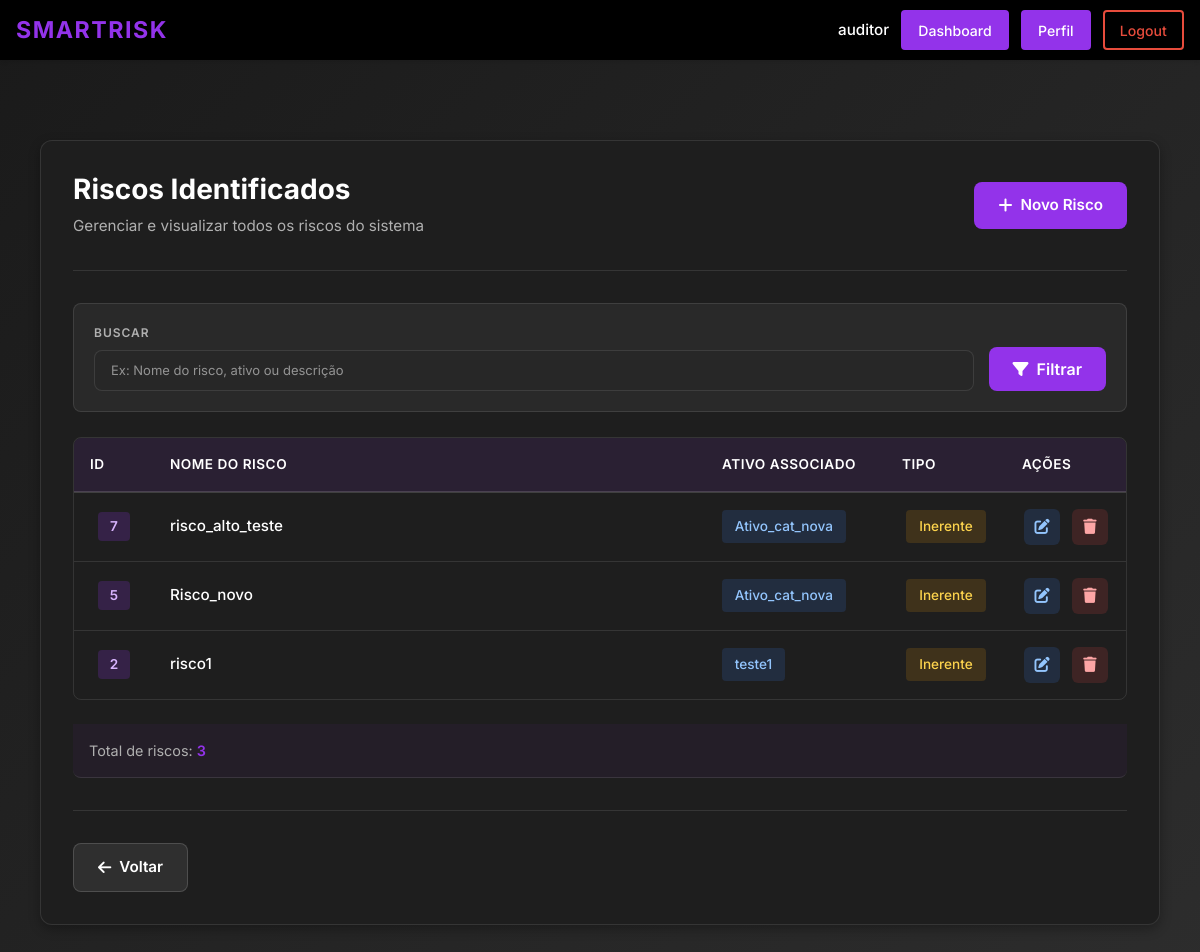
Before: /lista_riscos/ (signed in) with the older database file.
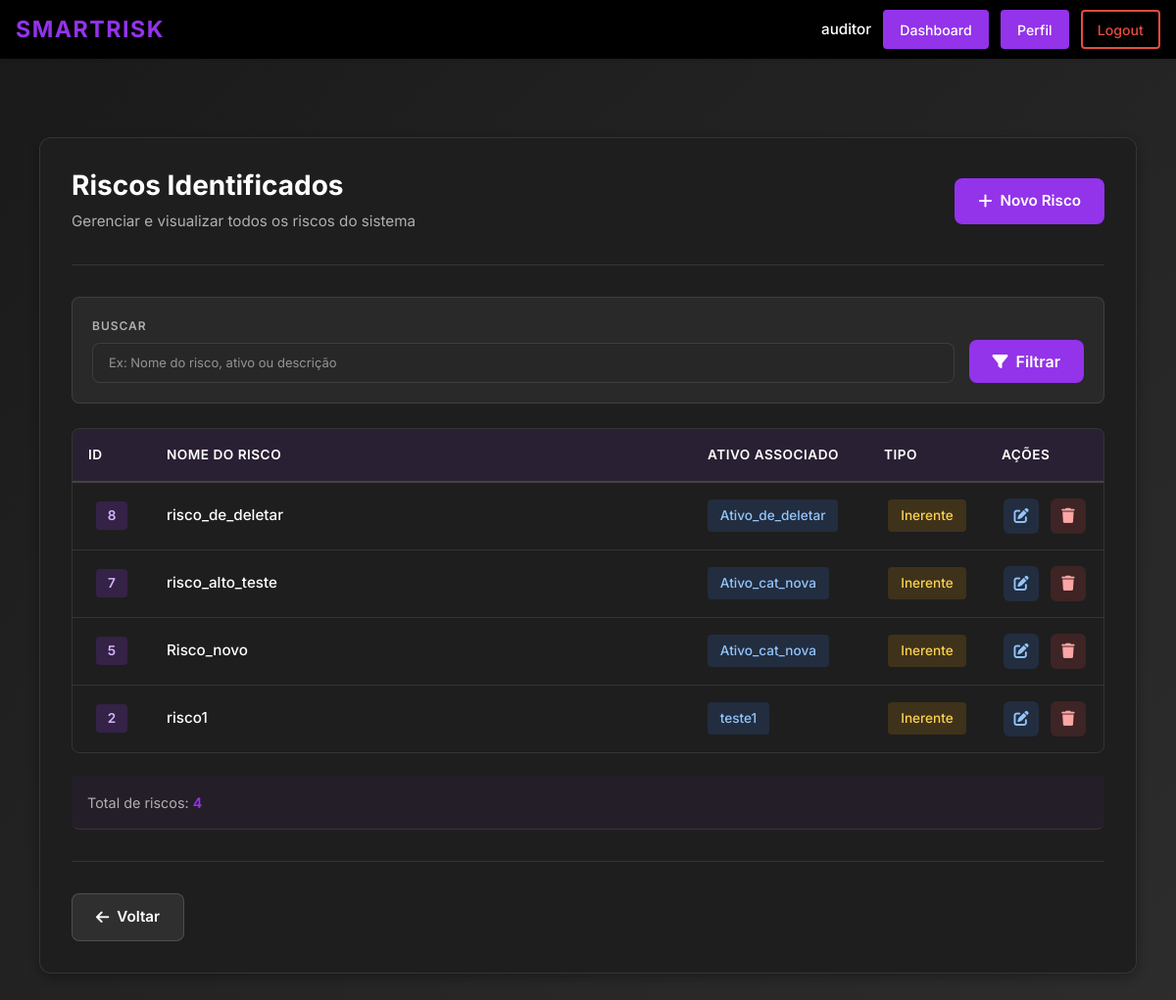
After: the same page with the newer database file.
### ismsapp/models.py (models this page shows, shortened)
class Risco(models.Model):
    class Tipo(models.TextChoices):
        INERENTE = "inerente", "Inerente"
        RESIDUAL = "residual", "Residual"
    """The asset that is exposed to this risk. Each risk is linked to exactly one asset, but an asset can have multiple risks."""
    ativo = models.ForeignKey(
        Ativo,
        on_delete = models.CASCADE,
        related_name = "riscos",
        help_text = "O ativo que é exposto a este risco.",
    )
    """The name or title of the risk."""
    nome = models.CharField(
        max_length = 255,
        blank = False,
        help_text = "Nome ou título do risco.",
    )
    """Indicates whether this record is an inherent or residual risk assessment. This field is mainly for labelling and filtering purposes, as the actual scores are determined by the respective FK fields. In practice, most scenarios will have both an inherent and a residual assessment within the same Risco record, but this field allows explicit categorization when needed."""
    tipo = models.CharField(
        max_length = 10,
        choices = Tipo.choices,
        help_text = "Indica se este registro está rotulado como uma avaliação de risco inerente ou residual.",
    )
    """Detailed description of the risk scenario, including how the associated threats could exploit vulnerabilities in the asset and what the potential consequences would be. This should provide enough context to understand the nature of the risk and inform the assessment and treatment process."""
    descricao = models.TextField(
        help_text = "Descrição completa do cenário de risco: o que poderia acontecer, por quê, e qual seria o impacto.",
    )
    """The severity of the impact if this risk materialises and no controls are in place. This FK references a Consequencia record that defines the inherent consequence level for this risk scenario."""
    consequencia_inerente = models.ForeignKey(
        Consequencia,
        on_delete = models.PROTECT,
        related_name = "riscos_inerentes",
        null = True,
        blank = True,
        help_text = "A severidade do impacto se este risco materializar e não houver controles em vigor.",
    )
    """The likelihood that this risk will occur if no controls are in place. This FK references a Probabilidade record that defines the inherent probability level for this risk scenario."""
    probabilidade_inerente = models.ForeignKey(
        Probabilidade,
        on_delete = models.PROTECT,
        related_name = "riscos_inerentes",
        null = True,
        blank = True,
        help_text = "A probabilidade de este risco ocorrer sem qualquer controle em vigor.",
    )
    """The overall inherent risk level derived from combining the inherent consequence and probability scores. This FK references a Nivel record that defines the inherent risk level for this scenario. The Nivel records linked here should be of the 'Inerente' type to reflect that they are part of the inherent risk assessment."""
    nivel_inerente = models.ForeignKey(
        Nivel,
        on_delete = models.PROTECT,
        related_name = "riscos_inerentes",
        limit_choices_to = {"tipo": Nivel.Tipo.INERENTE},
        null = True,
        blank = True,
        help_text = (
            "O nível geral de risco inerente derivado da combinação da consequência "
            "e da probabilidade inerentes (ex.: 'Crítico', 'Alto')."
        ),
    )
    """The numerical value of the inherent risk, calculated as probability × consequence."""
    valor_risco_inerente = models.DecimalField(
        max_digits = 5,
        decimal_places = 2,
        null = True,
        blank = True,
        help_text = "Valor numérico do risco inerente (probabilidade × consequência).",
    )
    """The severity of the impact after the planned controls or mitigations have been applied. This FK references a Consequencia record that defines the residual consequence level for this risk scenario."""
    consequencia_residual = models.ForeignKey(
        Consequencia,
        on_delete = models.PROTECT,
        related_name = "riscos_residuais",
        null = True,
        blank = True,
        help_text = "A severidade do impacto após a aplicação dos controles ou mitigações planejados.",
    )
    """The likelihood that this risk will still occur after the planned controls or mitigations have been applied. This FK references a Probabilidade record that defines the residual probability level for this risk scenario."""
    probabilidade_residual = models.ForeignKey(
        Probabilidade,
        on_delete = models.PROTECT,
        related_name = "riscos_residuais",
        null = True,
        blank = True,
        help_text = "A probabilidade de este risco ainda ocorrer após a aplicação dos controles.",
    )
    """The overall residual risk level derived from combining the residual consequence and probability scores. This FK references a Nivel record that defines the residual risk level for this scenario. The Nivel records linked here should be of the 'Residual' type to reflect that they are part of the residual risk assessment. This is the target level the organisation aims to reach through treatment."""
    nivel_residual = models.ForeignKey(
        Nivel,
        on_delete = models.PROTECT,
        related_name = "riscos_residuais",
        limit_choices_to = {"tipo": Nivel.Tipo.RESIDUAL},
        null = True,
        blank = True,
        help_text = (
            "O nível geral de risco residual derivado da combinação da consequência "
            "e da probabilidade residuais. Este é o nível alvo que a organização "
            "pretende alcançar por meio do tratamento."
        ),
    )
    """The numerical value of the residual risk, calculated as probability × consequence after controls."""
    valor_risco_residual = models.DecimalField(
        max_digits = 5,
        decimal_places = 2,
        null = True,
        blank = True,
        help_text = "Valor numérico do risco residual após aplicação dos controles.",
    )
    """The treatment plans selected to address this risk. More than one treatment can apply (e.g. mitigar + compartilhar), and a single treatment plan can be linked to multiple risks if it addresses common scenarios."""
    tratamentos = models.ManyToManyField(
        Tratamento,
        related_name = "riscos",
        blank = True,
        help_text = (
            "Os planos de tratamento selecionados para lidar com este risco. "
            "Mais de um tratamento pode ser aplicado (e.g. mitigar + compartilhar)."
        ),
    )
    class Meta:
        verbose_name = "Risco"
        verbose_name_plural = "Riscos"

class Ativo(models.Model):
    """Name/identifier of the asset (e.g., 'Servidor de Banco de Dados Prod-01')."""
    nome = models.CharField(
        max_length=255,
        default="Ativo",
        help_text="Nome único ou identificador do ativo (ex.: 'Servidor de Banco de Dados Prod-01').",
    )
    """Foreign key to the asset category that classifies this asset."""
    categoria = models.ForeignKey(
        CategoriaAtivo,
        on_delete=models.SET_NULL,
        null=True,
        related_name="ativos",
        help_text="Categoria que classifica este ativo.",
    )
    """Numeric score for the Confidentiality dimension, indicating how sensitive the asset's information is. Higher values mean greater damage if data is disclosed without authorization."""
    confidencialidade = models.PositiveSmallIntegerField(
        verbose_name = "Confidencialidade (C)",
        default = 0,
        help_text = (
            "Grau de sensibilidade das informações deste ativo. "
            "Uma pontuação mais alta indica maior prejuízo caso os dados sejam divulgados sem autorização."
        ),
    )
    """Numeric score for the Integrity dimension, indicating how critical it is that the asset's data remains accurate and unaltered. Higher values mean greater harm if data is modified or corrupted."""
    integridade = models.PositiveSmallIntegerField(
        verbose_name = "Integridade (I)",
        default = 0,
        help_text = (
            "Grau de criticalidade do dado deste ativo. "
            "Uma pontuação mais alta indica maior dano se os dados forem modificados ou corrompidos."
        ),
    )
    """Numeric score for the Availability dimension, indicating how important it is that the asset is accessible when needed. Higher values mean more severe impact if the asset becomes unavailable."""
    disponibilidade = models.PositiveSmallIntegerField(
        verbose_name = "Disponibilidade (D)",
        default = 0,
        help_text = (
            "Grau de importância do acesso a este ativo quando necessário. "
            "Uma pontuação mais alta indica impacto mais severo se o ativo se tornar indisponível."
        ),
    )
    """The Privacy dimension score, indicating how much the asset handles personal data subject to privacy regulations. Higher values mean greater exposure to privacy-related obligations and risks."""
    privacidade = models.PositiveSmallIntegerField(
        verbose_name = "Privacidade (P)",
        default = 0,
        help_text = (
            "O grau em que este ativo lida com dados pessoais sujeitos a regulamentações de privacidade. "
            "Uma pontuação mais alta indica maior exposição a obrigações e riscos relacionados à privacidade."
        ),
    )
    """Composite CIDP weight calculated from the four dimension scores previously defined. This value is used in risk scoring to reflect the overall criticality of the asset. Consider overriding the save() method or using a @property to automatically keep this value in sync whenever any of the individual dimension scores are updated."""
    peso_cidp = models.DecimalField(
        max_digits = 5,
        decimal_places = 2,
        default = 0,
        help_text = (
            "Peso composto CIDP calculado a partir das quatro pontuações de dimensão acima. "
        ),
    )
    class Meta:
        verbose_name = "Ativo"
        verbose_name_plural = "Ativos"

### ismsapp/views.py (the view)
# urls.py: path("lista_riscos/", views.ReadRiscoView.as_view(), name="lista_riscos"),
class ReadRiscoView(View):
    template_name = "ismsapp/lista_riscos.html"
    def _check_permission(self, user):
        if not user.is_authenticated:
            return False
        user_profile = getattr(user, 'profile', None)
        if not user_profile:
            return False
        allowed_actors = [
            UserProfile.Actor.AUDITOR,
            UserProfile.Actor.ANALISTA
        ]
        return user_profile.actor_type in allowed_actors
    def _check_edit_permission(self, user):
        if not user.is_authenticated:
            return False
        user_profile = getattr(user, 'profile', None)
        if not user_profile:
            return False
        allowed_actors = [
            UserProfile.Actor.AUDITOR,
            UserProfile.Actor.ANALISTA
        ]
        return user_profile.actor_type in allowed_actors
    @method_decorator(login_required(login_url="login"))
    def get(self, request, *args, **kwargs):
        if not self._check_permission(request.user):
            return redirect('dashboard')
        from .models import Risco
        from django.db.models import Q
        search_query = request.GET.get('search', '').strip()
        riscos = Risco.objects.all().order_by('-id')
        if search_query:
            riscos = riscos.filter(
                Q(nome__icontains=search_query) |
                Q(descricao__icontains=search_query) |
                Q(ativo__nome__icontains=search_query)
            )
        pode_editar_deletar = self._check_edit_permission(request.user)
        contexto = {
            'riscos': riscos,
            'pode_editar_deletar': pode_editar_deletar,
            'search_query': search_query,
        }
        return render(request, self.template_name, contexto)

### ismsapp/templates/ismsapp/lista_riscos.html (shortened to what the changed rows need)
{% extends "ismsapp/base.html" %}
{% load static %}
{% block extra_css %}
    <link href="https://cdn.jsdelivr.net/npm/bootstrap@5.3.0/dist/css/bootstrap.min.css" rel="stylesheet">
    <link href="https://cdnjs.cloudflare.com/ajax/libs/font-awesome/6.4.0/css/all.min.css" rel="stylesheet">
    <link href="{% static 'css/ismsapp/lista_riscos.css' %}" rel="stylesheet">
{% endblock %}
{% block content %}
    <div class="lista-container">
        <div class="lista-card">
            <div class="lista-header">
                <div class="header-content">
                    <h1>Riscos Identificados</h1>
                </div>
            </div>
            {% if riscos %}
                <div class="risks-table-wrapper">
                    <table class="risks-table">
                        <thead>
                            <tr>
                                <th>ID</th>
                                <th>Nome do Risco</th>
                                <th>Ativo Associado</th>
                                <th>Tipo</th>
                                <th>Ações</th>
                            </tr>
                        </thead>
                        <tbody>
                            {% for risco in riscos %}
                                <tr>
                                    <td class="risk-id-cell">
                                        <span class="id-badge">{{ risco.id }}</span>
                                    </td>
                                    <td class="risk-name-cell">
                                        {{ risco.nome }}
                                    </td>
                                    <td class="risk-asset-cell">
                                        {% if risco.ativo %}
                                            <span class="asset-badge">{{ risco.ativo.nome }}</span>
                                        {% else %}
                                            <span class="asset-badge empty">Sem ativo</span>
                                        {% endif %}
                                    </td>
                                    <td class="risk-type-cell">
                                        <span class="type-badge {% if risco.tipo == 'inerente' %}inerente{% else %}residual{% endif %}">
                                            {{ risco.get_tipo_display }}
                                        </span>
                                    </td>
                                    <td class="risk-actions-cell">
                                        <div class="action-buttons">
                                            <a href="{% url 'editar_risco' risco.id %}" class="action-btn view-btn" title="Editar">
                                                <i class="fas fa-edit"></i>
                                            </a>
                                            {% if pode_editar_deletar %}
                                                <button type="button" class="action-btn delete-btn js-delete-trigger" title="Deletar" data-delete-url="{% url 'deletar_risco' risco.id %}" data-delete-name="{{ risco.nome }}">
                                                    <i class="fas fa-trash"></i>
                                                </button>
                                            {% endif %}
                                        </div>
                                    </td>
                                </tr>
                            {% endfor %}
                        </tbody>
                    </table>
                </div>
                <div class="table-info">
                    <p>Total de riscos: <strong>{{ riscos.count }}</strong></p>
                </div>
            {% endif %}
        </div>
    </div>
{% endblock %}

Changed rows visible on the page:
added Risco: id "8", nome "risco_de_deletar", ativo.nome "Ativo_de_deletar", tipo "Inerente"
Other visible differences:
{{ riscos.count }}: "3" → "4"
